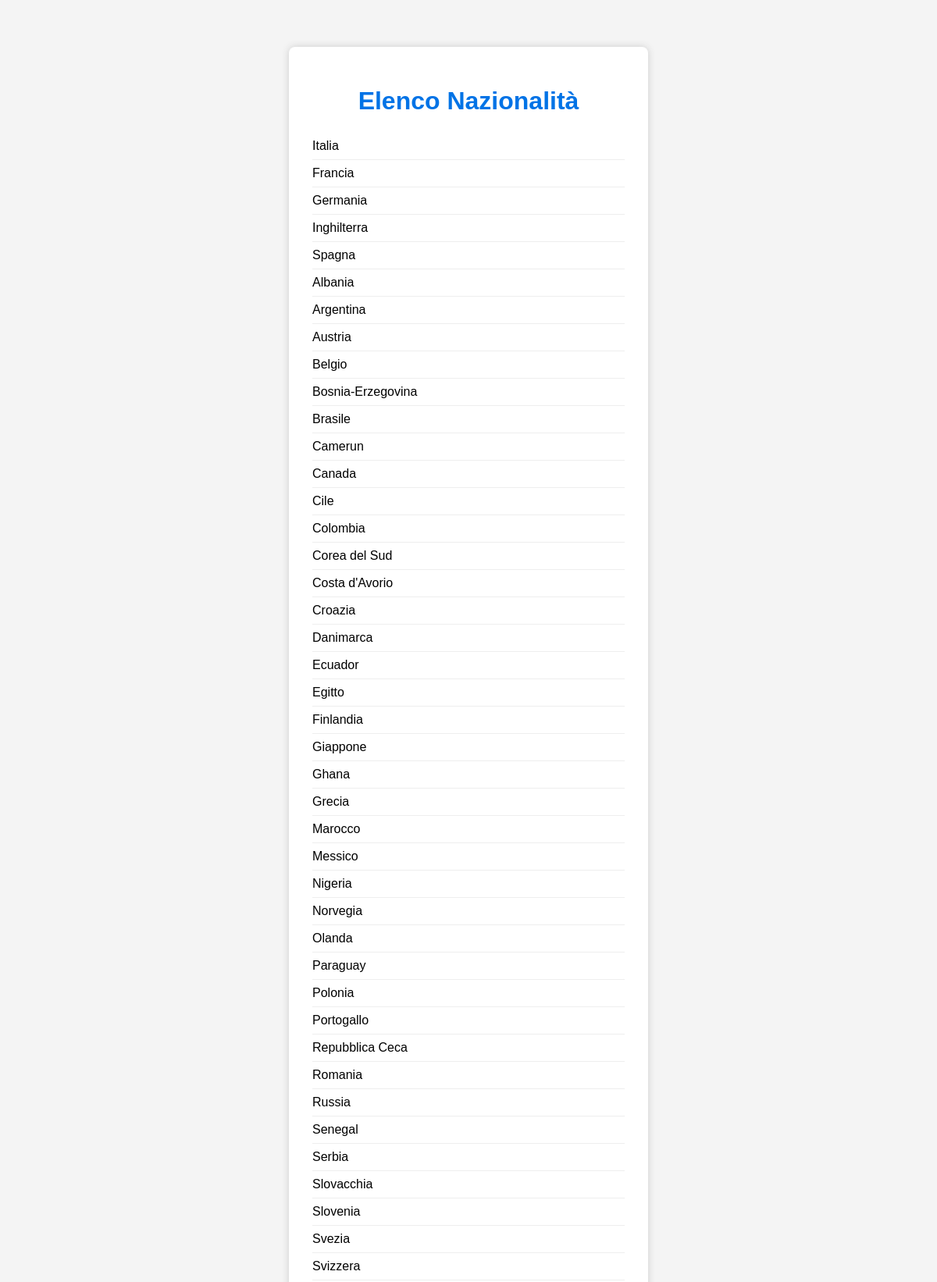
The app's page /nazionalita/ (upper part) with its own data.
### transfermarkt/models.py (models this page shows)
class Nazionalita(models.Model):
    nome = models.CharField(max_length=100, primary_key=True)
    def __str__(self):
        return self.nome

### transfermarkt/views.py (the view)
# urls.py: path('nazionalita/', Lista_Nazionalita, name='nazionalita'),
def Lista_Nazionalita(request):
    nazionalita = Nazionalita.objects.all()
    print (nazionalita)
    return render(request, 'nazionalita.html', {'nazionalita': nazionalita})

### templates/nazionalita.html (shortened to what this page needs)
<!DOCTYPE html>
<html lang="it">
<head>
</head>
<body>
    <div class="container">
        <h1>Elenco Nazionalità</h1>
        <ul>
            {% for n in nazionalita %}
                <li>{{ n.nome }}</li>
            {% empty %}
                <li>Nessuna nazionalità trovata.</li>
            {% endfor %}
        </ul>
    </div>
</body>
</html>

### templates/nazionalita.html (style rules this page uses)
body { font-family: Arial, sans-serif; background: #f4f4f4; }
.container { width: 400px; margin: 60px auto; background: #fff; padding: 30px; border-radius: 8px; box-shadow: 0 0 10px #ccc; }
h1 { color: #0073e6; text-align: center; }
ul { list-style: none; padding: 0; }
li { padding: 8px 0; border-bottom: 1px solid #eee; }

### records on screen
Nazionalita: nome "Italia"
Nazionalita: nome "Francia"
Nazionalita: nome "Germania"
Nazionalita: nome "Inghilterra"
Nazionalita: nome "Spagna"
Nazionalita: nome "Albania"
Nazionalita: nome "Argentina"
Nazionalita: nome "Austria"
Nazionalita: nome "Belgio"
Nazionalita: nome "Bosnia-Erzegovina"
Nazionalita: nome "Brasile"
Nazionalita: nome "Camerun"
Nazionalita: nome "Canada"
Nazionalita: nome "Cile"
Nazionalita: nome "Colombia"
Nazionalita: nome "Corea del Sud"
Nazionalita: nome "Costa d'Avorio"
Nazionalita: nome "Croazia"
Nazionalita: nome "Danimarca"
Nazionalita: nome "Ecuador"
Nazionalita: nome "Egitto"
Nazionalita: nome "Finlandia"
Nazionalita: nome "Giappone"
Nazionalita: nome "Ghana"
Nazionalita: nome "Grecia"
Nazionalita: nome "Marocco"
Nazionalita: nome "Messico"
Nazionalita: nome "Nigeria"
Nazionalita: nome "Norvegia"
Nazionalita: nome "Olanda"
Nazionalita: nome "Paraguay"
Nazionalita: nome "Polonia"
Nazionalita: nome "Portogallo"
Nazionalita: nome "Repubblica Ceca"
Nazionalita: nome "Romania"
Nazionalita: nome "Russia"
Nazionalita: nome "Senegal"
Nazionalita: nome "Serbia"
Nazionalita: nome "Slovacchia"
Nazionalita: nome "Slovenia"
Nazionalita: nome "Svezia"
Nazionalita: nome "Svizzera"
